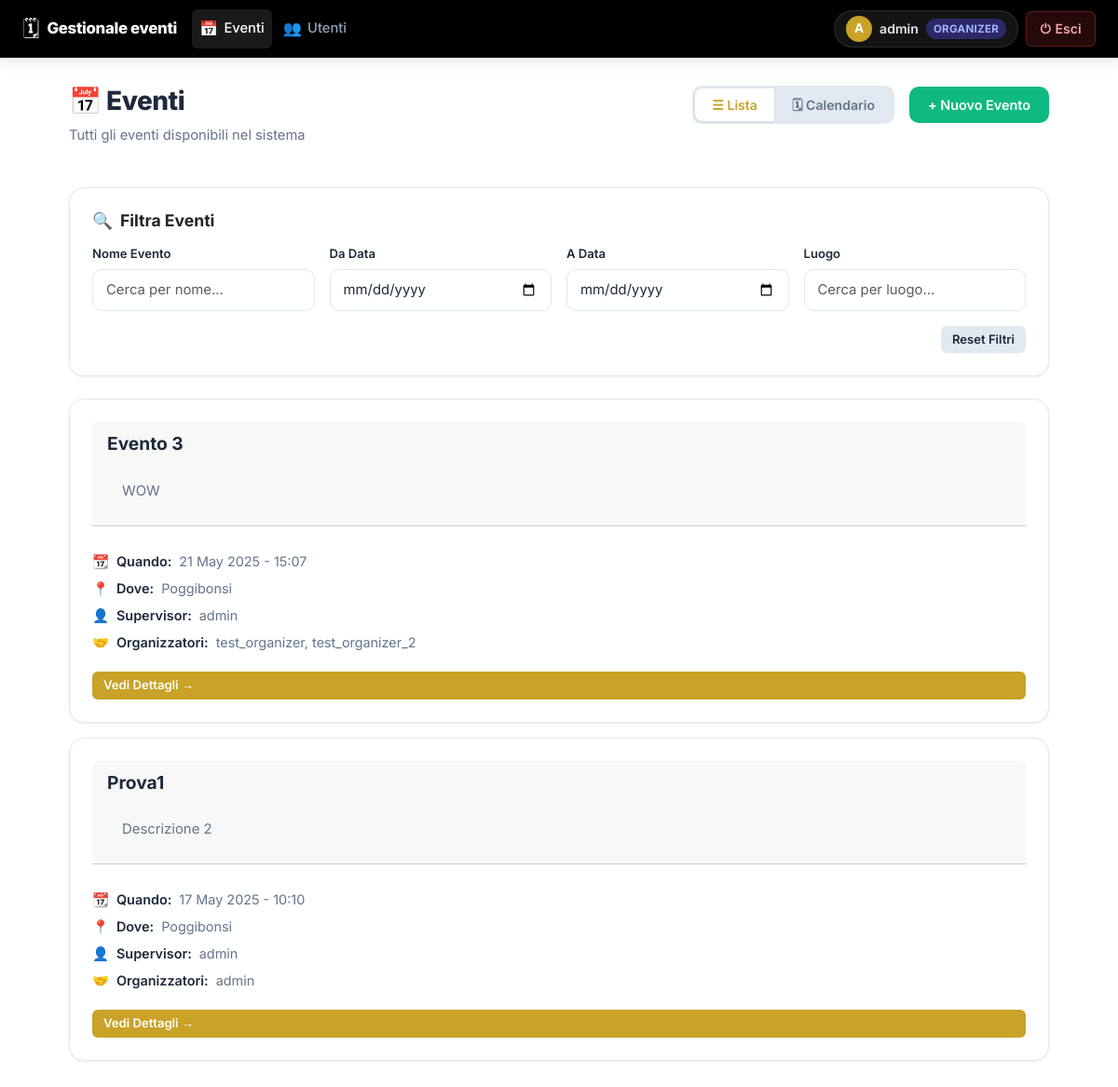
Page / (signed in) on the earlier database version.
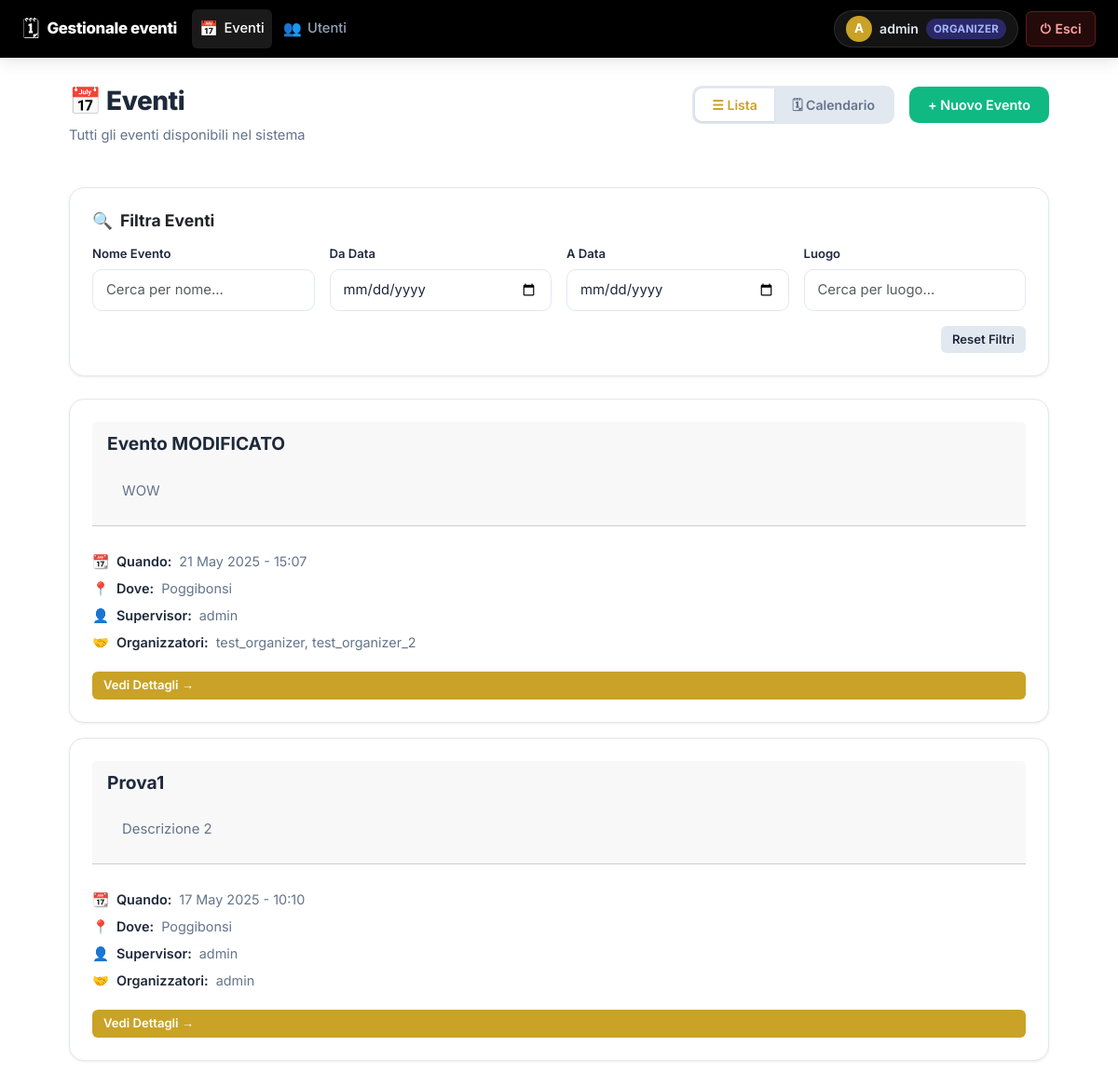
Same page on the later database version.
### events/models.py (models this page shows, shortened)
class Event(models.Model):
    title = models.CharField(max_length=200)
    description = models.TextField()
    date = models.DateTimeField()
    location = models.CharField(max_length=200)
    supervisor = models.ForeignKey(
        settings.AUTH_USER_MODEL,
        on_delete=models.SET_NULL,
        null=True,
        related_name='supervised_events'
    )
    organizers = models.ManyToManyField(
        settings.AUTH_USER_MODEL,
        related_name='organized_events'
    )
    stato = models.IntegerField(default=0)
    def get_absolute_url(self):
        return reverse('dettaglio_evento', kwargs={'pk': self.pk})

### users/models.py (models this page shows, shortened)
class CustomUser(AbstractUser):
    RUOLO_CHOICES = [
        ('ORGANIZER', 'Organizzatore'),
        ('ATTENDEE', 'Partecipante'),
    ]
    ruolo = models.CharField(max_length=20, choices=RUOLO_CHOICES, default='ATTENDEE')
    telefono = models.CharField(max_length=15, blank=True, null=True)

### events/views.py (the view)
# urls.py: path('', EventListView.as_view(), name='lista_eventi'), # Ora è la pagina principale!
class EventListView(LoginRequiredMixin, ListView):
    model = Event
    template_name = 'events/lista_eventi.html'
    context_object_name = 'eventi'
    def get_queryset(self):
        user = self.request.user
        if user.ruolo == 'ORGANIZER' or user.is_superuser:
            qs = Event.objects.all()
        else:
            qs = Event.objects.filter(
                Q(registration__user=user) | Q(invitations__invitee=user)
            ).distinct()
        return qs.order_by('-date')[:50]
    def get_context_data(self, **kwargs):
        context = super().get_context_data(**kwargs)
        context['form'] = EventForm()
        return context

### events/forms.py
class EventForm(forms.ModelForm):
    class Meta: #La classe meta specifica quali campi prendere del model form Event
        model = Event
        fields = ['title', 'description', 'date', 'location', 'supervisor', 'organizers']
        widgets = {
            'title': forms.TextInput(attrs={'class': 'form-control', 'placeholder': 'Titolo dell\'evento'}),
            'description': forms.Textarea(attrs={'class': 'form-control', 'rows': 3, 'placeholder': 'Descrizione'}),
            'date': forms.DateTimeInput(attrs={'class': 'form-control', 'type': 'datetime-local'}),
            'location': forms.TextInput(attrs={'class': 'form-control', 'placeholder': 'Luogo'}),
            'supervisor': forms.Select(attrs={'class': 'form-control'}), #Visto che è una FK faccio una select in base ai dipendenti registrati
            'organizers': forms.SelectMultiple(attrs={'class': 'form-control'}),
        }

### events/templates/events/lista_eventi.html (shortened to what this page needs)
{% extends 'events/base.html' %}
{% load static %}
{% block nav_active_eventi %}active{% endblock %}
{% block content %}
<div class="page-header d-flex flex-wrap justify-content-between align-items-start gap-3">
    <div>
        <h1 class="page-title">📅 Eventi</h1>
        <p class="page-subtitle">Tutti gli eventi disponibili nel sistema</p>
    </div>
    <div class="d-flex flex-wrap align-items-center gap-3">
        <div class="view-toggle btn-group" id="view-toggle" role="group">
            <button class="view-toggle-btn btn active" id="btn-list" onclick="switchView('list')">☰ Lista</button>
            <button class="view-toggle-btn btn" id="btn-calendar" onclick="switchView('calendar')">🗓
                Calendario</button>
        </div>
        {% if request.user.ruolo == 'ORGANIZER' or request.user.is_superuser %}
        <button class="btn btn-success" onclick="openModal()" id="add-event-btn">+ Nuovo Evento</button>
        {% endif %}
    </div>
</div>
<div class="card mb-4 p-4">
    <h3 class="d-flex align-items-center gap-2" style="font-size: 1.1rem; font-weight: 700; margin-bottom: 15px;">
        <span>🔍</span> Filtra Eventi
    </h3>
    <div class="row g-3">
        <div class="col-12 col-sm-6 col-lg-3">
            <div class="form-group mb-0">
                <label for="filter-name" class="form-label" style="font-size: 0.82rem; font-weight: 600;">Nome
                    Evento</label>
                <input type="text" id="filter-name" class="form-control form-control-sm"
                    placeholder="Cerca per nome...">
            </div>
        </div>
        <div class="col-12 col-sm-6 col-lg-3">
            <div class="form-group mb-0">
                <label for="filter-date-from" class="form-label" style="font-size: 0.82rem; font-weight: 600;">Da
                    Data</label>
            </div>
        </div>
        <div class="col-12 col-sm-6 col-lg-3">
            <div class="form-group mb-0">
                <label for="filter-date-to" class="form-label" style="font-size: 0.82rem; font-weight: 600;">A
                    Data</label>
            </div>
        </div>
        <div class="col-12 col-sm-6 col-lg-3">
            <div class="form-group mb-0">
                <label for="filter-location" class="form-label"
                    style="font-size: 0.82rem; font-weight: 600;">Luogo</label>
                <input type="text" id="filter-location" class="form-control form-control-sm"
                    placeholder="Cerca per luogo...">
            </div>
        </div>
    </div>
    <div class="d-flex justify-content-end gap-2 mt-3">
        <button class="btn btn-secondary btn-sm" onclick="resetFilters()">Reset Filtri</button>
    </div>
</div>
<div id="list-view">
    {% if eventi %}
    {% for evento in eventi %}
    <div class="card event-card mb-3" data-title="{{ evento.title }}" data-date="{{ evento.date|date:'Y-m-d H:i' }}"
        data-location="{{ evento.location }}">
        <div class="card-header">
            <div>
                <div class="card-title">{{ evento.title }}</div>
                <p class="card-body mb-0" style="margin-top:6px;">{{ evento.description }}</p>
            </div>
        </div>
        <div class="meta-info">
            <p>📆 <strong>Quando:</strong> {{ evento.date|date:"d M Y - H:i" }}</p>
            <p>📍 <strong>Dove:</strong> {{ evento.location }}</p>
            <p>👤 <strong>Supervisor:</strong>
                {% if evento.supervisor %}{{ evento.supervisor.username }}{% else %}Nessuno{% endif %}
            </p>
            <p>🤝 <strong>Organizzatori:</strong>
                {% for org in evento.organizers.all %}{{ org.username }}{% if not forloop.last %}, {% endif %}
                {% empty %}Nessuno{% endfor %}
            </p>
        </div>
        <a href="{{ evento.get_absolute_url }}" class="btn btn-sm">Vedi Dettagli →</a>
    </div>
    {% endfor %}
    {% endif %}
</div>
{% endblock %}
{% block extra_head %}
<link href='https://cdn.jsdelivr.net/npm/fullcalendar@6.1.11/index.global.min.css' rel='stylesheet' />
{% endblock %}

Differences in the rows shown:
changed Event "WOW": title "Evento 3" → "Evento MODIFICATO"
